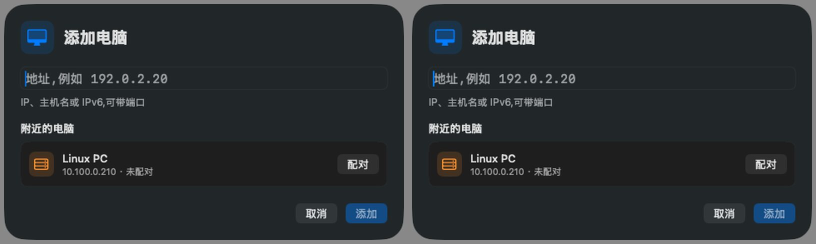
#> input picture addhost-dark.jpg, 1632 x 488 px (shown at 1/2 size)
$ python contrast.py ../../addhost-dark.jpg
#> lines starting #> are read from the running program, lines starting #| are printed output that depends on the picture
import sys,os,glob
import numpy as np
from PIL import Image, ImageFilter
def lin(c):
    c=c/255.0
    return np.where(c<=0.04045,c/12.92,((c+0.055)/1.055)**2.4)
def lum(a): return 0.2126*lin(a[...,0])+0.7152*lin(a[...,1])+0.0722*lin(a[...,2])
def measure(path, box):
#> called with path = '../../addhost-dark.jpg', box = (0.15, 0, 0.85, 0.075)
    im=Image.open(path).convert('RGB'); w,h=im.size
#> in measure, im is the input picture: PIL image 1632x488 RGB; mean R, G, B 42.7, 47.2, 50.1
#> after `w, h = im.size`: w = 1632; h = 488
    x0,y0,x1,y1=[int(v) for v in (box[0]*w,box[1]*h,box[2]*w,box[3]*h)]
#> x0 = 244; y0 = 0; x1 = 1387; y1 = 36
    cr=im.crop((x0,y0,x1,y1)); a=np.asarray(cr).astype(float)
#> after `cr = im.crop((x0, y0, x1, y1))`:
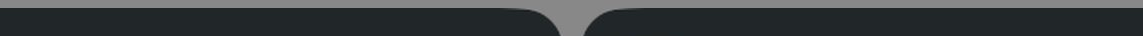
#> cr: PIL image 1143x36 RGB; mean R, G, B 59.1, 63, 65
    L=lum(a)
    # text: near-white pixels (all channels >= 200 and low chroma)
    mx=a.max(-1); mn=a.min(-1)
    mask=(mn>=243)&((mx-mn)<=14)
    if mask.sum()<30: return None
    m=Image.fromarray((mask*255).astype('uint8'))
    d3=np.asarray(m.filter(ImageFilter.MaxFilter(7)))>0     # within 3 px
    d1=np.asarray(m.filter(ImageFilter.MaxFilter(3)))>0     # within 1 px
    ring=d3&~d1&~mask
    if ring.sum()<30: return None
    t=np.median(L[mask]);
    r_med=np.median(L[ring]); r_p75=np.percentile(L[ring],75); r_p90=np.percentile(L[ring],90)
    return dict(text=t, ring_med=r_med, ring_p75=r_p75, c_med=(t+0.05)/(r_med+0.05), c_p75=(t+0.05)/(r_p75+0.05), c_p90=(t+0.05)/(r_p90+0.05), n=int(mask.sum()))
if __name__=='__main__':
    box=(0.15,0.0,0.85,0.075)
    for f in sys.argv[1:]:
        r=measure(f,box)
        print(os.path.basename(f), 'n/a' if r is None else ' '.join('%s=%.2f'%(k,v) if k!='n' else 'n=%d'%v for k,v in r.items()))

def plate(path, box=(0.15,0.0,0.85,0.075)):
#> called with path = '../../addhost-dark.jpg', box = (0.15, 0, 0.85, 0.075)
    im=Image.open(path).convert('RGB'); w,h=im.size
#> after `w, h = im.size`: w = 1632; h = 488
    x0,y0,x1,y1=[int(v) for v in (box[0]*w,box[1]*h,box[2]*w,box[3]*h)]
#> x0 = 244; y0 = 0; x1 = 1387; y1 = 36
    a=np.asarray(im.crop((x0,y0,x1,y1))).astype(float); L=lum(a)
    # the plate is the area of the bar: find the rows/cols that differ from the scene (corner pixel)
    ref=L[2,2]
#> ref = 0.246
    diff=np.abs(L-ref)>0.01
    rows=np.where(diff.sum(1)>20)[0]; cols=np.where(diff.sum(0)>5)[0]
#> after `rows = np.where(diff.sum(1) > 20)[0]`: rows = 28 values from 8 to 35
#> after `cols = np.where(diff.sum(0) > 5)[0]`: cols = 1122 values from 0 to 1142
    if len(rows)==0: return None
    r0,r1,c0,c1=rows[0],rows[-1],cols[0],cols[-1]
#> r0 = 8; r1 = 35; c0 = 0; c1 = 1142
    inner=L[r0+3:r1-2, c0+8:c1-8]
    mx=a.max(-1)[r0+3:r1-2, c0+8:c1-8]; mn=a.min(-1)[r0+3:r1-2, c0+8:c1-8]
    nottext=~((mn>=150))
    return dict(scene=ref, plate_med=float(np.median(inner[nottext])), plate_p10=float(np.percentile(inner[nottext],10)), plate_p90=float(np.percentile(inner[nottext],90)))
if __name__=='__main__' and len(sys.argv)>1:
    print('--- plate luminance (relative, 0 black .. 1 white)')
    for f in sys.argv[1:]:
        print(os.path.basename(f), plate(f))

def plate_contrast(path, box=(0.15,0.0,0.85,0.075)):
    """white text against the plate itself (3 px around each glyph left out, that is the halo's)"""
#> called with path = '../../addhost-dark.jpg', box = (0.15, 0, 0.85, 0.075)
    im=Image.open(path).convert('RGB'); w,h=im.size
#> after `w, h = im.size`: w = 1632; h = 488
    x0,y0,x1,y1=[int(v) for v in (box[0]*w,box[1]*h,box[2]*w,box[3]*h)]
#> x0 = 244
    a=np.asarray(im.crop((x0,y0,x1,y1))).astype(float); L=lum(a)
    mx=a.max(-1); mn=a.min(-1)
    mask=(mn>=243)&((mx-mn)<=14)
    ref=L[2,2]; diff=np.abs(L-ref)>0.01
#> after `ref = L[2, 2]`: ref = 0.246
    rows=np.where(diff.sum(1)>20)[0]; cols=np.where(diff.sum(0)>5)[0]
#> after `rows = np.where(diff.sum(1) > 20)[0]`: rows = 28 values from 8 to 35
#> after `cols = np.where(diff.sum(0) > 5)[0]`: cols = 1122 values from 0 to 1142
    if len(rows)==0 or mask.sum()<30: return None
    r0,r1,c0,c1=rows[0]+3,rows[-1]-2,cols[0]+8,cols[-1]-8
    m=Image.fromarray((mask*255).astype('uint8'))
    d3=np.asarray(m.filter(ImageFilter.MaxFilter(9)))>0
    region=np.zeros_like(mask); region[r0:r1,c0:c1]=True
    plate=region&~d3
    t=np.median(L[mask])
    p50=np.median(L[plate]); p90=np.percentile(L[plate],90)
    return dict(plate_p50=round(float(p50),3), plate_p90=round(float(p90),3), c_p50=round((t+0.05)/(p50+0.05),2), c_p90=round((t+0.05)/(p90+0.05),2))
if __name__=='__main__' and len(sys.argv)>1:
    print('--- white text vs plate (no halo)')
    for f in sys.argv[1:]:
        print(os.path.basename(f), plate_contrast(f))
